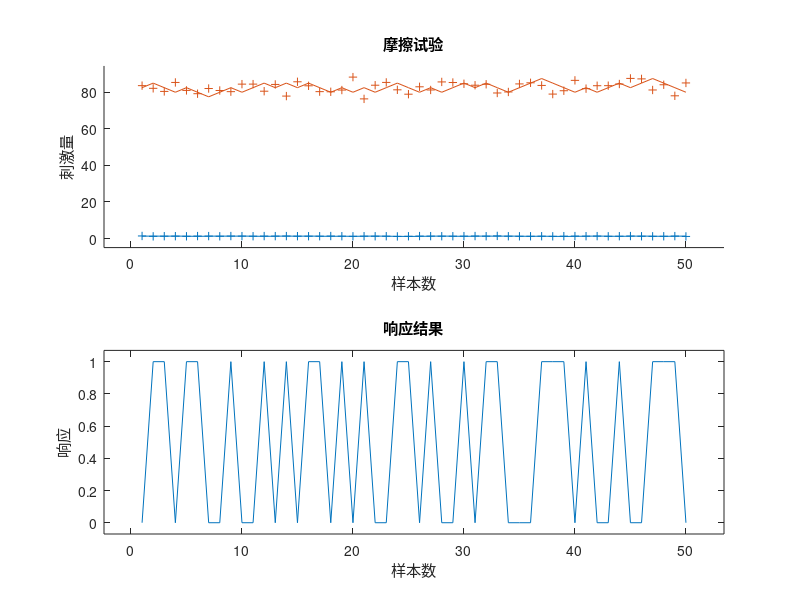

This figure's MATLAB source:
%% 2022.1.19 尝试蒙特卡洛生成撞击数据
clc
clear all

% 初始参数设置
% R = 200; % 手动选择颗粒直径
% R = 300;
R = 400;
% R = 500;

num = 50; %样本量

%----generate1
% if R == 200 
%     mu = 1.49115;  % 正态分布参数（？依据仿真试验产生数据作为先验知识）
%     sigma = 0.01395; 
% end
% if R == 300
%     mu = 1.0207;
%     sigma = 0.0207;
% end
% if R == 400
%     mu = 0.81165;
%     sigma = 0.03345;
% end
% if R == 500
%    mu = 0.38905;
%    sigma = 0.08805;
% end

%----generate2
if R == 400 
    mu = 1.2833333333;  % 正态分布参数（？依据仿真试验产生数据作为先验知识）
    sigma = 0.067698; 
end


xint = mu;  % 初始刺激量x1
d = sigma;  %步长

% xci为生成正态随机数
xc = normrnd(mu, sigma, 1, num);

x = zeros(1,num); %存放xi
x(1) = xint; %初始刺激量
y = zeros(1,num); %存放响应值0或1
Ri = zeros(1,num); %存放颗粒直径d

for i = 1:num
    Ri(i) = R;
    if x(i) >= xc(i)
        y(i) = 1;
        x(i+1) = x(i)-d;
    else
        y(i) = 0;
        x(i+1) = x(i)+d;
    end
end
x(:,num+1) = []; %删除生成的第num+1个数据

% 存放撞击生成数据集
data_zj = [Ri', x', y']; 

% 可视化
xzhou = 1:1:num;
subplot(2,1,1); scatter(xzhou,xc,'+'); hold on; plot(xzhou,x); 
% xlabel('样本数'); 
ylabel('stimulate'); title('Monte-Carlo of impact'); axis padded

subplot(2,1,2); plot(xzhou,y) ;
xlabel('num'); ylabel('response'); 
% title('响应结果'); 
ylim([0 1]); axis padded

%% 2022.1.19 尝试蒙特卡洛生成摩擦数据
clc
clear all

% 初始参数设置
% R = 200; % 手动选择颗粒直径
R = 300;
% R = 400;
% R = 500;

num = 50; %样本量

if R == 200 
    mu = 87.5;  % 临界压力的正态分布参数（？依据仿真试验产生数据作为先验知识）
    sigma = 2.5; 
    
end
if R == 300
    mu = 82.5;
    sigma = 2.5;
end
if R == 400
    mu = 83.5;
    sigma = 3.5;
end
if R == 500
   mu = 91;
   sigma = 1;
end
xint = mu;  % 初始刺激量x1
d = sigma;  %步长

% xci为生成正态随机数
xc = normrnd(mu, sigma, 1, num);

x = zeros(1,num); %存放xi
x(1) = xint; %初始刺激量
y = zeros(1,num); %存放响应值0或1

Ri = zeros(1,num); %存放颗粒直径d
thetai = zeros(1,num);

for i = 1:num
    Ri(i) = R;
    thetai(i) = 90; %摆角
    if x(i) >= xc(i)
        y(i) = 1;
        x(i+1) = x(i)-d;
    else
        y(i) = 0;
        x(i+1) = x(i)+d;
    end
end
x(:,num+1) = []; %删除生成的第num+1个数据

% 存放撞击生成数据集
data_mc = [Ri', x', thetai', y']; 

% 可视化
xzhou = 1:1:num;
subplot(2,1,1); scatter(xzhou,xc,'+'); hold on; plot(xzhou,x); 
xlabel('样本数'); ylabel('刺激量'); title('摩擦试验'); axis padded

subplot(2,1,2); plot(xzhou,y) ;
xlabel('样本数'); ylabel('响应'); title('响应结果'); ylim([0 1]); axis padded